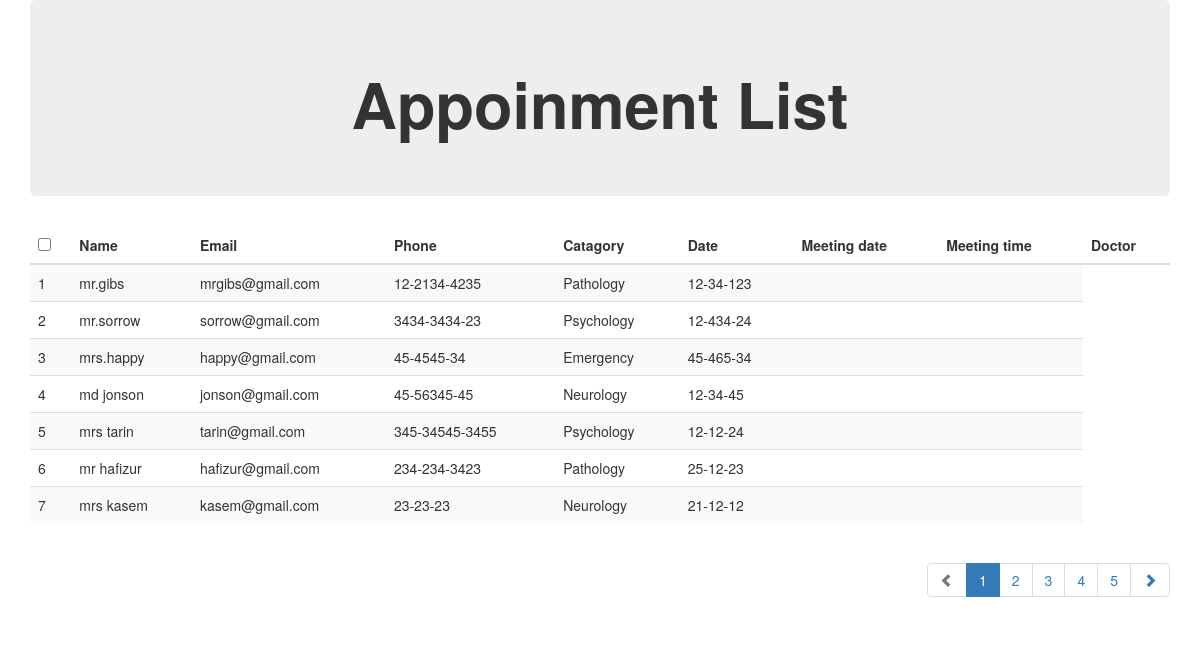
Before: /appoinment.php with the older database file.
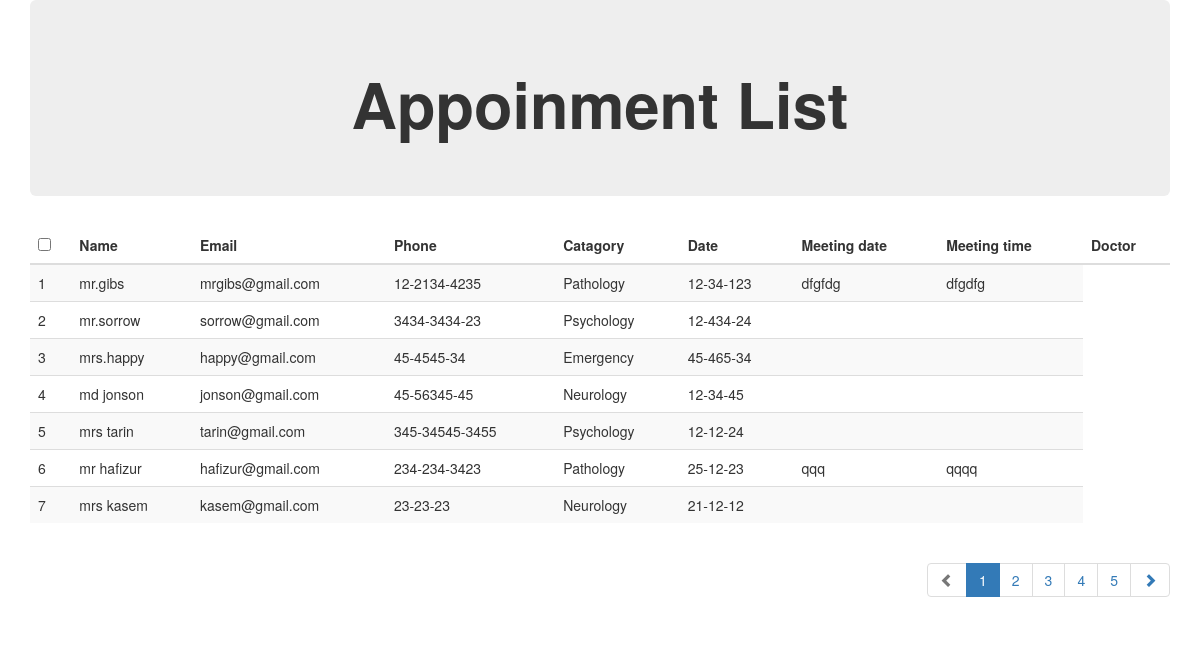
After: the same page with the newer database file.
### tables this page shows
CREATE TABLE `patient` (
  `id` int(11) NOT NULL,
  `name` varchar(100) NOT NULL,
  `email` varchar(100) NOT NULL,
  `phone` varchar(100) NOT NULL,
  `gender` varchar(12) NOT NULL,
  `catagory` varchar(100) NOT NULL,
  `date` varchar(100) NOT NULL,
  `comment` varchar(100) NOT NULL,
  `meeting_date` varchar(60) NOT NULL,
  `meeting_time` varchar(60) NOT NULL,
  `doctor` varchar(120) NOT NULL
);

### appoinment.php (the view, shortened to what this page needs)
<?php
  require_once('database.php');
?>
<!DOCTYPE html>
<html>
<head>
<link href="//maxcdn.bootstrapcdn.com/bootstrap/3.3.0/css/bootstrap.min.css" rel="stylesheet" id="bootstrap-css">
</head>
<body>
<div class="container">
  <div class="row">
        <div class="col-md-12">
        <div class="jumbotron">
        <h1><center><b>Appoinment List</b></center></h1>
        </div>
        <div class="table-responsive">
              <table id="mytable" class="table table-bordred table-striped">
                   <thead>
                   <th><input type="checkbox" id="checkall" /></th>
                   <th>Name</th>
                    <th>Email</th>
                     <th>Phone</th>
                     <th>Catagory</th>
                     <th>Date</th>
                     <th>Meeting date</th>
                     <th>Meeting time</th>
                     <th>Doctor</th>
                   </thead>
    <tbody>
    <?php
    $read_quary = mysqli_query($conn,"SELECT * FROM patient");
    while ($rows = mysqli_fetch_assoc($read_quary)) {
    ?>
    <tr>
  <td><?php echo  $rows['id']?></td>
  <td><?php echo  $rows['name']?></td>
  <td><?php echo $rows['email'] ?></td>
  <td><?php echo $rows['phone'] ?></td>
  <td><?php echo $rows['catagory'] ?></td>
  <td><?php echo $rows['date'] ?></td>
  <td><?php echo $rows['meeting_date'] ?></td>
  <td><?php echo $rows['meeting_time'] ?></td>
</tr>
    <?php
    }
    ?>
</table>
<ul class="pagination pull-right">
  <li class="disabled"><a href="#"><span class="glyphicon glyphicon-chevron-left"></span></a></li>
  <li class="active"><a href="#">1</a></li>
  <li><a href="#">2</a></li>
  <li><a href="#">3</a></li>
  <li><a href="#">4</a></li>
  <li><a href="#">5</a></li>
  <li><a href="#"><span class="glyphicon glyphicon-chevron-right"></span></a></li>
</ul>
            </div>
        </div>
  </div>
</div>
</body>
</html>

Changed rows visible on the page:
changed patient "mr.gibs": meeting_date (not shown) → "dfgfdg"; meeting_time (not shown) → "dfgdfg"
changed patient "mr hafizur": meeting_date (not shown) → "qqq"; meeting_time (not shown) → "qqqq"
